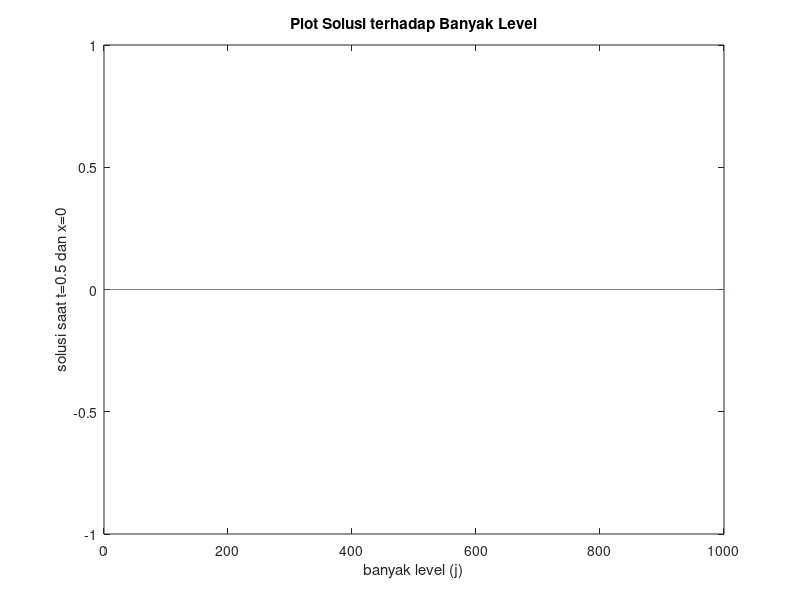
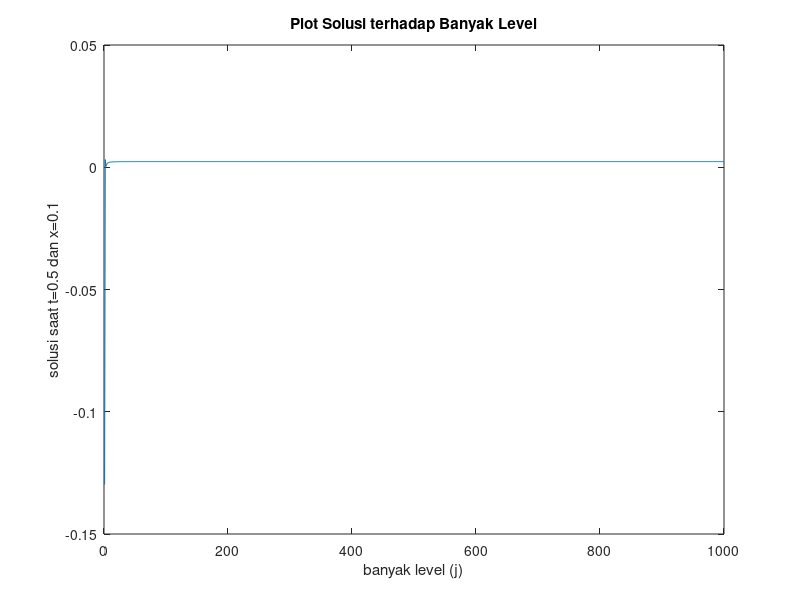
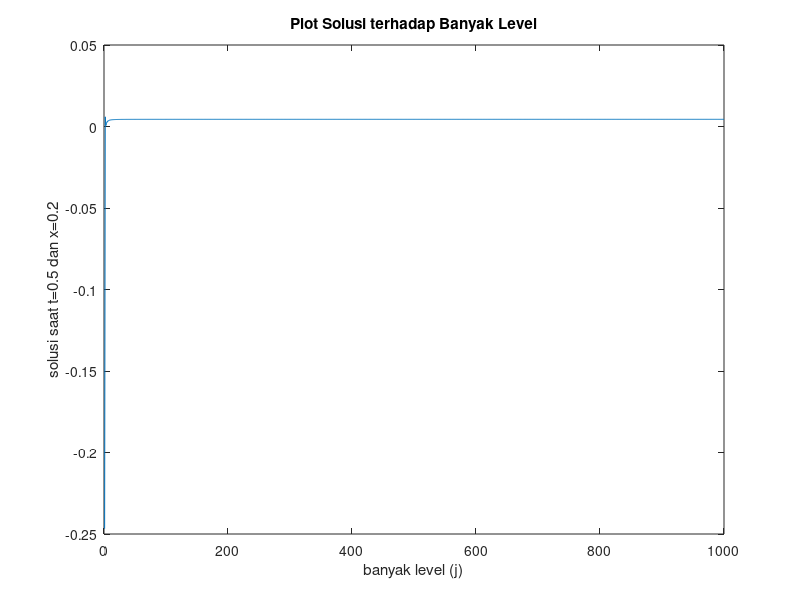
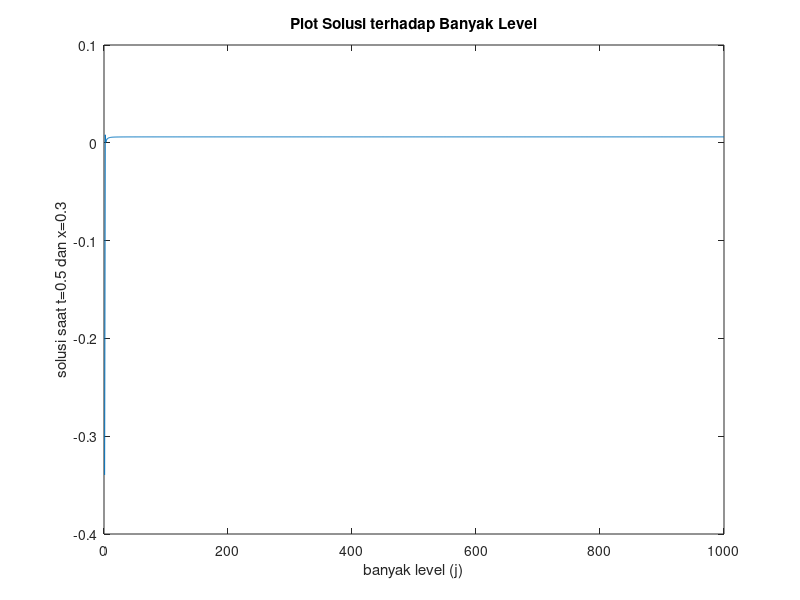

MATLAB code for these plots, in order:
clear all; clc;
l=1;
t=0.5;	
h=0.1;
m=l/h;
alpha=1;
for i=1:m+1;
    x(i)=(i-1)*h;
end
u=exp(-pi^2*t)*sin(pi*x); %solusi eksak

%Menghitung Solusi PDP dengan nilai k yang berbeda
for level=1:1000
    W=[];
    k=t/level;
    lambda=alpha^2*k/h^2;
    for i=1:m
        W(1,i+1)=sin(pi*x(i+1));
    end

    for i=1:level+1
        W(i,1)=0; W(i,m+1)=0;
    end

    %leftside matrix
A=zeros(m-1,m-1);
A(1:2,1)=[1+lambda;-lambda/2];
A(m-2:m-1,m-1)=[-lambda/2;1+lambda];
v=[-lambda/2;1+lambda;-lambda/2];
for i=2:m-2
    A(i-1:i+1,i)=v;
end
A;
C=inv(A);

% rightside matrix
B=2*eye(m-1)-A;

for i=1:level
    W(i+1,2:m)=C*B*W(i,2:m)';
end

wcn=W(level+1,:)';
galatcn=abs(wcn-u');
error(:,level)=wcn; %selisih solusi untuk suatu k
end
 
for i=1:length(x)
    figure(i)
    plot(error(i,:))
    title('Plot Solusi terhadap Banyak Level')
    xlabel('banyak level (j)')
    ylabel(['solusi saat t=0.5 dan x=',num2str(x(i))])
end
